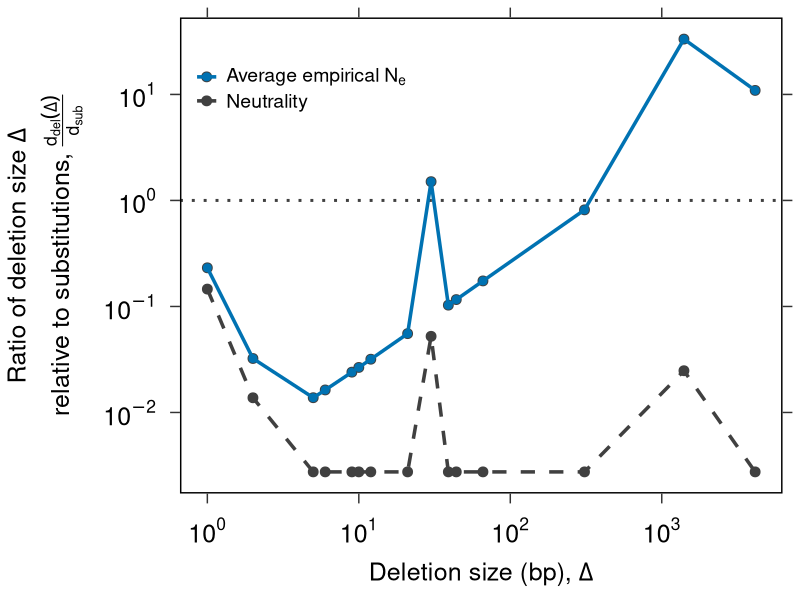
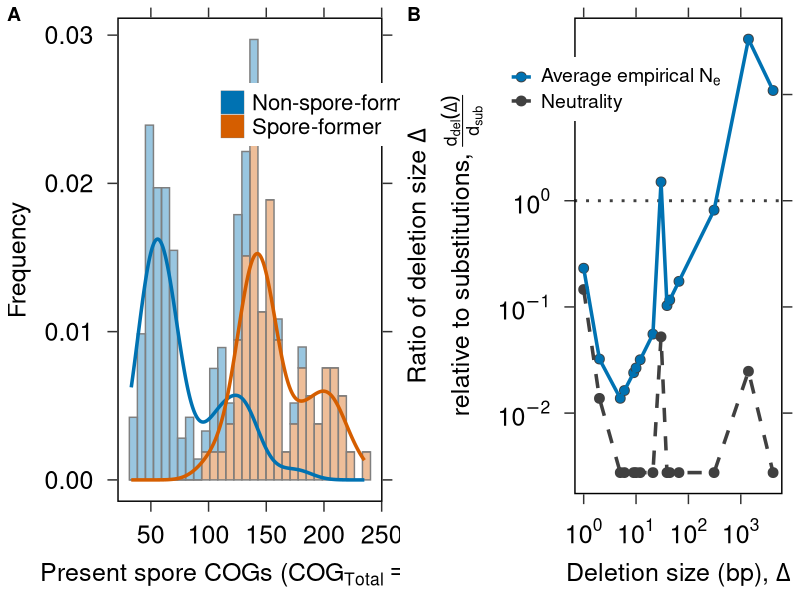
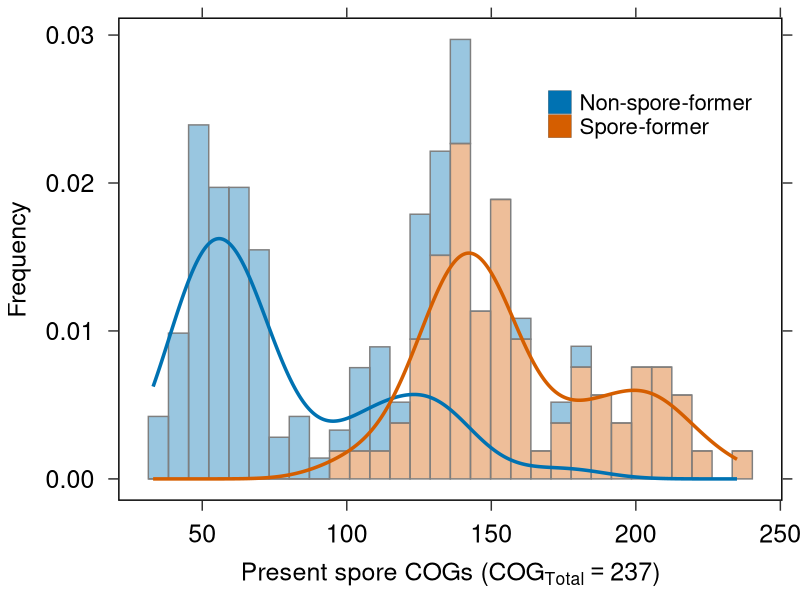

Write the R code that produced these figures, in order.
# COGs and evolution plots
# 21 July 2025 - last update
# Author: C. Karakoc

######################
# Packages & Plotting 
######################
##########################################################################
library(tidyverse)       
library(stringr) 
#plotting
library(ggpubr) 
library(grid)

mytheme <- theme_bw()+
  theme(axis.ticks.length = unit(.25, "cm"))+
  theme(legend.text = element_text(size=16))+
  theme(axis.text = element_text(size = 18, color = "black"), axis.title = element_text(size = 18))+
theme(panel.grid.major = element_blank(), panel.grid.minor = element_blank(), 
      panel.border = element_rect(fill=NA, colour = "black", 
size=1))+
theme(strip.text.x = element_text(size = 18))+
  theme(legend.title=element_blank())+
  theme(panel.border = element_rect(fill=NA, colour = "black", 
                                    linewidth=1)) +
theme(axis.text.x.top = element_blank(), axis.title.x.top = element_blank(),
        axis.text.y.right = element_blank(), axis.title.y.right = element_blank())+
   theme(axis.title.x = element_text(margin=margin(10,0,0)),
   axis.title.y = element_text(margin=margin(0,10,0,0)),
   axis.text.x = element_text(margin=margin(10,0,0,0)),
   axis.text.y = element_text(margin=margin(0,10,0,0)))

mytheme2 <- theme_bw()+
  theme(axis.ticks.length = unit(.25, "cm"))+
  theme(legend.text = element_text(size=14))+
  theme(axis.text = element_text(size = 18, color = "black"), axis.title = element_text(size = 18))+
  theme(panel.grid.major = element_blank(), panel.grid.minor = element_blank(), 
        panel.border = element_rect(fill=NA, colour = "black", 
                                    size=1))+
  theme(strip.text.x = element_text(size = 18))+
  theme(legend.title=element_blank())+
  theme(panel.border = element_rect(fill=NA, colour = "black", 
                                    linewidth=1)) +
  #theme(axis.text.x.top = element_blank(), axis.title.x.top = element_blank(),
  #     axis.text.y.right = element_blank(), axis.title.y.right = element_blank())+
  theme(axis.title.x = element_text(margin=margin(10,0,0)),
        axis.title.y = element_text(margin=margin(0,10,0,0)),
        axis.text.x = element_text(margin=margin(10,0,0,0)),
        axis.text.y = element_text(margin=margin(0,10,0,0)))+
  theme(axis.title.x.top = element_text(margin=margin(10,10,0)),
        axis.title.y.right = element_text(margin=margin(0,10,0,0)),
        axis.text.x.top = element_text(margin=margin(10,0,10,0)),
        axis.text.y.right = element_text(margin=margin(0,10,0,0)))

# Color blind palette
cbpalette <- c("#0072B2", "#D55E00","#009E73", "#CC79A7", "#56B4E9", "#999999", "#F0E442", "#000000")

setwd("~/Documents/GitHub/cost_of_spore")

######################
# Data
######################
##########################################################################

# COGs - Galperin
meta_data   <- read.table("./evolution/empirical/data/calc_meta.csv", sep = ",", dec = "." , header = T, stringsAsFactors = F)

##################################
# COGs from Galperin et al., 2022
##################################

meta_data$No._proteins_numeric <- as.numeric(gsub(",", "", meta_data$No._proteins))

meta_data_clean <- meta_data %>% 
  filter(!Spore_former == "Unk") %>% 
  mutate(allNorm = All_spore_COGs_.out_of_237./ No._proteins_numeric,
         narrowNorm = Narrowly_conserved_.out_of_74. / No._proteins_numeric,
         coreNorm = Core_COGs_.out_of_112./ No._proteins_numeric, 
         allNorm_genome = All_spore_COGs_.out_of_237./ Genome_size_Mb,
         narrowNorm_genome = Narrowly_conserved_.out_of_74. / Genome_size_Mb,
         coreNorm_genome = Core_COGs_.out_of_112./ Genome_size_Mb)

msPlot <- ggplot(meta_data_clean, aes(x = All_spore_COGs_.out_of_237., color = Spore_former))+
  geom_histogram(aes(y = ..density.., fill = Spore_former),color = "grey50", bins = 30, alpha = 0.4, linewidth = 0.5)+
  geom_density(linewidth = 1.2, aes(group = Spore_former))+
  xlab(expression("Present spore COGs (COG"[Total] == 237*")"))+
  ylab("Frequency")+
  mytheme+
  scale_fill_manual(values = c("#0072B2", "#D55E00"), labels = c("Non-spore-former", "Spore-former")) +
  scale_color_manual(values = c("#0072B2", "#D55E00"), labels = c("Non-spore-former", "Spore-former")) +
  theme(legend.position = c(0.8,0.8))+
  scale_y_continuous(sec.axis = dup_axis())+
  scale_x_continuous(sec.axis = dup_axis())
                    
#ggsave("./evolution/empirical/figures/COGS.pdf", plot = msPlot, width = 5.6, height = 4.4, dpi = 300)

############################################
# Plot's for Model results for the main text
############################################

evoratio <- read.table("./evolution/model/data/evo_ratio_conditional.tsv", header = FALSE, sep = "\t", stringsAsFactors = FALSE)
evoratio$values <- strsplit(evoratio$V2, ",")

max_values_evo <- max(sapply(evoratio$values, length))
value_cols_evo <- paste0("value", 1:max_values_evo)
values_df_evo  <- as.data.frame(do.call(rbind, lapply(evoratio$values, `length<-`, max_values_evo)))
colnames(values_df_evo) <- value_cols_evo

new_data_evo <- cbind(evoratio[,1, drop=FALSE], values_df_evo)

new_data_matrix_evo <- as.matrix(new_data_evo[, -1])
rownames(new_data_matrix_evo) <- new_data_evo[, 1]
new_data_transposed_evo <- t(new_data_matrix_evo)

new_data_final_evo <- as.data.frame(new_data_transposed_evo, stringsAsFactors = FALSE)
for (i in 1:ncol(new_data_final_evo)) {
  new_data_final_evo[, i] <- as.numeric(new_data_final_evo[, i])
}

new_data_final_evo$average_Ne <- (new_data_final_evo$ratio_rates_lower_Ne+new_data_final_evo$ratio_rates_higher_Ne)/2

# Custom labels using expression()
custom_labels <- c(
  expression(italic("Neutrality")),
  expression(italic(N[e]) ~ "= 3.2 × 10"^8),
  expression(italic(N[e]) ~ "= 6.1 × 10"^8)
)

evorates_av <- new_data_final_evo %>%
  select(deletion_size, null_ratio_rates, average_Ne) %>%
  pivot_longer(-deletion_size, names_to = "rates", values_to = "values") 

custom_labels2 <- c(
  expression("Average empirical " * N[e]),
  "Neutrality"
)

evorates_av_plot <- ggplot(evorates_av, aes(x = log10(deletion_size), y = log10(values), fill = rates, color = rates))+
  geom_hline(yintercept = 0, linetype = "dotted", size = 1, color = "grey25")+
  geom_point(size = 3, shape = 21, color = "grey25")+
  geom_line(size = 1.2, aes(linetype = rates))+
  scale_linetype_manual(values = c("solid", "dashed"))+
  xlab(expression("Deletion size (bp),"~Delta))+
  ylab(expression(atop("Ratio of deletion size " * Delta, "relative to substitutions, " * frac(d[del](Delta), d[sub]))))+
  mytheme+
  theme(legend.position = c(0.2, 0.85), legend.background = element_rect(fill = "white"))+
  theme(legend.text = element_text(size = 14))+
  scale_fill_manual(values = c("#0072B2", "grey25"), labels = custom_labels2)+
  scale_color_manual(values = c("#0072B2", "grey25"), labels = custom_labels2)+
  scale_x_continuous(labels = function(x) parse(text = paste0("10^", format(x, digits = 1))),sec.axis = dup_axis())+
  scale_y_continuous(labels = function(x) parse(text = paste0("10^", format(x, digits = 1))),sec.axis = dup_axis())+
  guides(linetype = "none")

### Combine plots with empirical data ###
# These will yield Figure 5 

figure5 <- ggarrange(msPlot, evorates_av_plot, labels = c("A", "B"),
                     ncol = 2, nrow = 1)

#ggsave("./evolution/empirical/figures/figure5.pdf", plot = figure5, width = 13, height = 5, dpi = 300)
